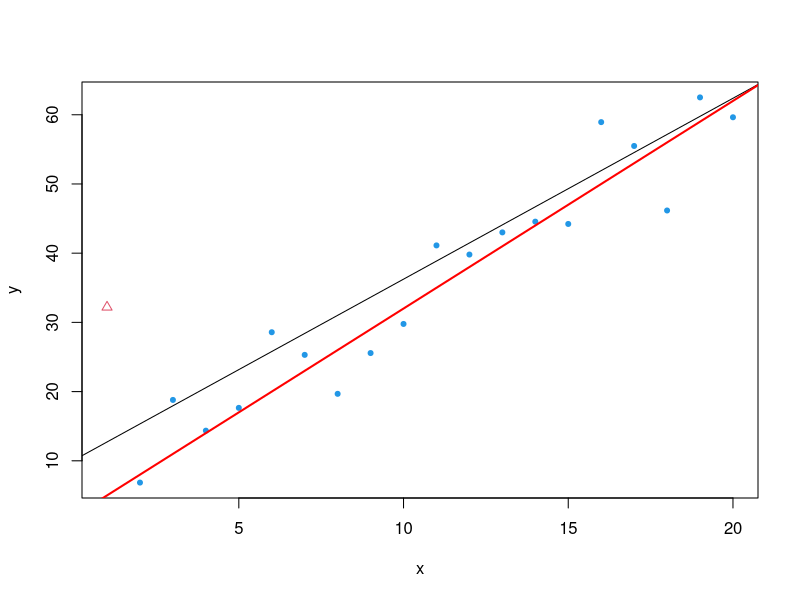
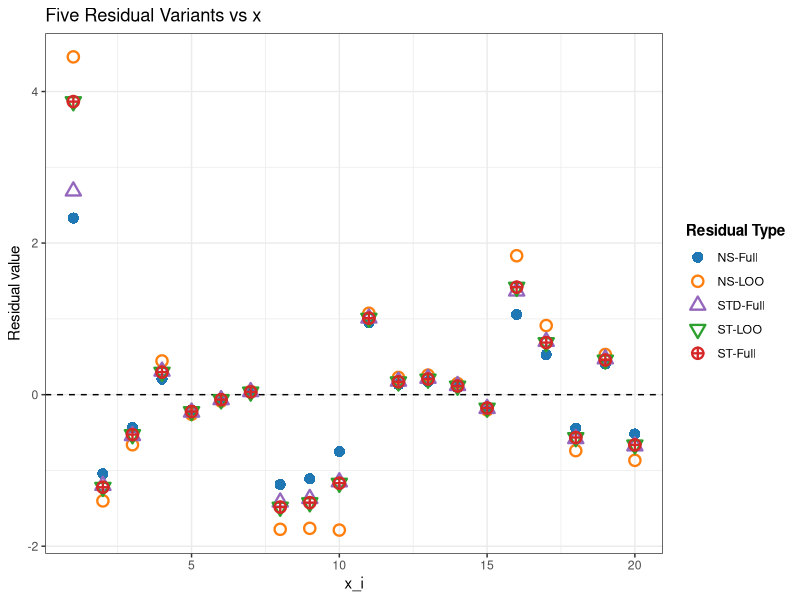

R code for these plots, in order:
## ---- chunk 1
#| message: false
#| warning: false
# Load libraries
library(dplyr)
library(knitr)

# -------------------------------
# 1) Data and full-model fit
# -------------------------------
set.seed(123)
n <- 20
x <- 1:n
y <- 2 + 3 * x + rnorm(n, mean = 0, sd = 5)
y[1] <- y[1] + 30  
#y[11] <- y[11] - 30 
o.index <- c(1)
flag.outlier <- rep(20, n)
flag.outlier[o.index] <- 2
full_data  <- data.frame(x = x, replicate(5, rnorm (n)), y = y)

plot(y~x, data=full_data, pch= flag.outlier, col=flag.outlier)
fit <- lm(y~., data=full_data)
abline (fit)
abline (a=2, b=3, col="red", lwd=2)
## ---- chunk 2
#| label: plaintext
#| echo: true
#| message: false
#| warning: false

library(kableExtra)

full_model <- lm(y ~ ., data = full_data)
p <- length(coef(full_model))
leverage    <- hatvalues(full_model)
e_full      <- resid(full_model)
sigma_hat_val  <- summary(full_model)$sigma

rss_full <- sum(e_full^2)
df_loo <- n - p - 1
sigma_minus_i_shortcut <- sqrt((rss_full - (e_full^2 / (1 - leverage))) / df_loo)

# -------------------------------
# 2) LOOCV quantities (refit n times)
# -------------------------------
e_del_val <- numeric(n)
sigma_minus_i_val <- numeric(n)

for (i in 1:n) {
  loocv_model <- lm(y ~ ., data = full_data[-i, ])
  yhat_minus  <- predict(loocv_model, newdata = full_data[i, , drop = FALSE])
  e_del_val[i]    <- full_data$y[i] - yhat_minus
  sigma_minus_i_val[i] <- summary(loocv_model)$sigma
}

# -------------------------------
# 3) Assemble and round results
# -------------------------------
residuals_df <- data.frame(
  x = full_data$x,
  h = as.numeric(leverage),
  e_i = as.numeric(e_full),
  sigma_hat = as.numeric(sigma_hat_val),
  e_i_minus_i = as.numeric(e_del_val),
  e_i_minus_i_2 = e_full/(1-leverage),
  sigma_minus_i = as.numeric(sigma_minus_i_val),
  sigma_minus_i_shortcut = as.numeric(sigma_minus_i_shortcut),
  `NS-Full` = e_full / sigma_hat_val,
  `NS-LOO` = e_del_val / sigma_minus_i_val,
  `STD-Full` = rstandard(full_model), # <-- ADDED STANDARDIZED RESIDUAL
  `ST-LOO` = e_del_val / (sigma_minus_i_val / sqrt(1 - leverage)),
  `ST-Full` = rstudent(full_model)
) %>%
  mutate(across(where(is.numeric), ~ round(.x, 3)))


# 4) Create simple display names
display_names <- c("$x_i$", "$h_i$", "$e_i$", "$\\hat{\\sigma}$", 
                   "$e_{i,-i}$", "$\\hat{e}_{i,-i}$",
                   "$\\hat{\\sigma}_{-i}$", "$\\tilde{\\sigma}_{-i}$", 
                   "NS-Full", "NS-LOO", "STD-Full", "ST-LOO", "ST-Full") # <-- ADDED LABEL

# 5) Display the table
# Conditional check for output format
if (knitr::is_html_output()) {
  # --- Code for HTML Output (using kableExtra) ---
  knitr::kable(
    residuals_df,
    caption = "Residual variants",
    col.names = display_names,
    align = "r",
    #format="html",
    escape = FALSE # Allows LaTeX and <br/> to render
  ) 
} else {
  # --- Code for PDF/Other Output (using kableExtra) ---
  knitr::kable(
    residuals_df,
    caption = "Residual variants.",
    col.names = display_names,
    align = "r",
    format = "latex",
    booktabs = TRUE,
    escape = FALSE # Allows LaTeX and \\ to render
  ) %>%
    kable_styling(
      latex_options = "scale_down"
    )
}
## ---- chunk 3
#| label: plot-five-residuals-new-names
#| echo: true
#| message: false
#| warning: false
#| fig-cap: "Five residual variants plotted against the predictor variable x."

# Load libraries
library(dplyr)
library(tidyr)
library(ggplot2)
library(knitr)


# -------------------------------
# 3) Plotting Code with Updated Names
# -------------------------------

# Prepare data for plotting
plot_df <- residuals_df %>%
  # Use the new, simple column names (R converts '-' to '.')
  select(
    x,
    NS.Full,
    NS.LOO,
    STD.Full, # <-- ADDED FOR PLOTTING
    ST.LOO,
    ST.Full
  ) %>%
  pivot_longer(
    cols = -x,
    names_to = "residual_type",
    values_to = "residual_value"
  )

# Update the names in the mapping vectors
shape_map <- c(
  NS.Full  = 16,  # solid circle
  NS.LOO   = 1,   # hollow circle
  STD.Full = 2,   # hollow triangle <-- ADDED
  ST.LOO   = 6,   # asterisk
  ST.Full  = 10   # asterisk
)

labels_map <- c(
  NS.Full  = "NS-Full",
  NS.LOO   = "NS-LOO",
  STD.Full = "STD-Full", # <-- ADDED
  ST.LOO   = "ST-LOO",
  ST.Full  = "ST-Full"
)

color_map <- c(
  NS.Full  = "#1f77b4",  # blue
  NS.LOO   = "#ff7f0e", # orange
  STD.Full = "#9467bd",  # purple <-- ADDED
  ST.LOO   = "#2ca02c",  # green
  ST.Full  = "#d62728"   # red
)

# Generate the plot
ggplot(
  plot_df,
  aes(x = x, y = residual_value,
      shape = residual_type, color = residual_type, group = residual_type)
) +
  geom_hline(yintercept = 0, linetype = "dashed") +
  geom_point(size = 3, stroke = 1.2) + # Increased stroke for visibility
  scale_shape_manual(
    values = shape_map,
    breaks = names(labels_map),
    labels = unname(labels_map),
    name = "Residual Type"
  ) +
  scale_color_manual(
    values = color_map,
    breaks = names(labels_map),
    labels = unname(labels_map),
    name = "Residual Type"
  ) +
  labs(
    title = "Five Residual Variants vs x",
    x = "x_i",
    y = "Residual value"
  ) +
  theme_bw() +
  theme(
    legend.position = "right",
    legend.title = element_text(face = "bold")
  )
